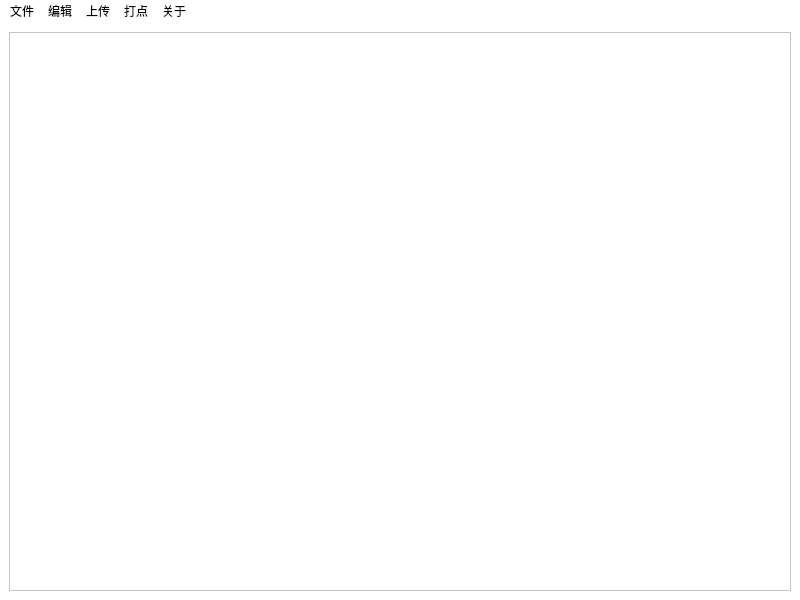
<?xml version="1.0" encoding="UTF-8"?>
<ui version="4.0">
 <class>NPCEditor</class>
 <widget class="QMainWindow" name="NPCEditor">
  <property name="geometry">
   <rect>
    <x>0</x>
    <y>0</y>
    <width>800</width>
    <height>600</height>
   </rect>
  </property>
  <property name="windowTitle">
   <string>NPCEditor</string>
  </property>
  <property name="styleSheet">
   <string notr="true">background-color: rgb(255, 255, 255);</string>
  </property>
  <widget class="QWidget" name="centralwidget">
   <layout class="QGridLayout" name="gridLayout">
    <item row="0" column="0">
     <widget class="QTextEdit" name="code_preview"/>
    </item>
   </layout>
  </widget>
  <widget class="QMenuBar" name="menubar">
   <property name="geometry">
    <rect>
     <x>0</x>
     <y>0</y>
     <width>800</width>
     <height>22</height>
    </rect>
   </property>
   <widget class="QMenu" name="menu">
    <property name="title">
     <string>文件</string>
    </property>
    <addaction name="open_code"/>
    <addaction name="save_code"/>
   </widget>
   <widget class="QMenu" name="menu_2">
    <property name="title">
     <string>编辑</string>
    </property>
   </widget>
   <widget class="QMenu" name="menu_3">
    <property name="title">
     <string>上传</string>
    </property>
   </widget>
   <widget class="QMenu" name="menu_4">
    <property name="title">
     <string>打点</string>
    </property>
   </widget>
   <widget class="QMenu" name="menu_5">
    <property name="title">
     <string>关于</string>
    </property>
   </widget>
   <addaction name="menu"/>
   <addaction name="menu_2"/>
   <addaction name="menu_3"/>
   <addaction name="menu_4"/>
   <addaction name="menu_5"/>
  </widget>
  <action name="open_code">
   <property name="text">
    <string>打开</string>
   </property>
   <property name="toolTip">
    <string>打开特定文件</string>
   </property>
   <property name="shortcut">
    <string>Ctrl+O</string>
   </property>
  </action>
  <action name="save_code">
   <property name="text">
    <string>保存</string>
   </property>
   <property name="toolTip">
    <string>保存当前文件</string>
   </property>
   <property name="shortcut">
    <string>Ctrl+S</string>
   </property>
  </action>
 </widget>
 <resources/>
 <connections/>
</ui>
